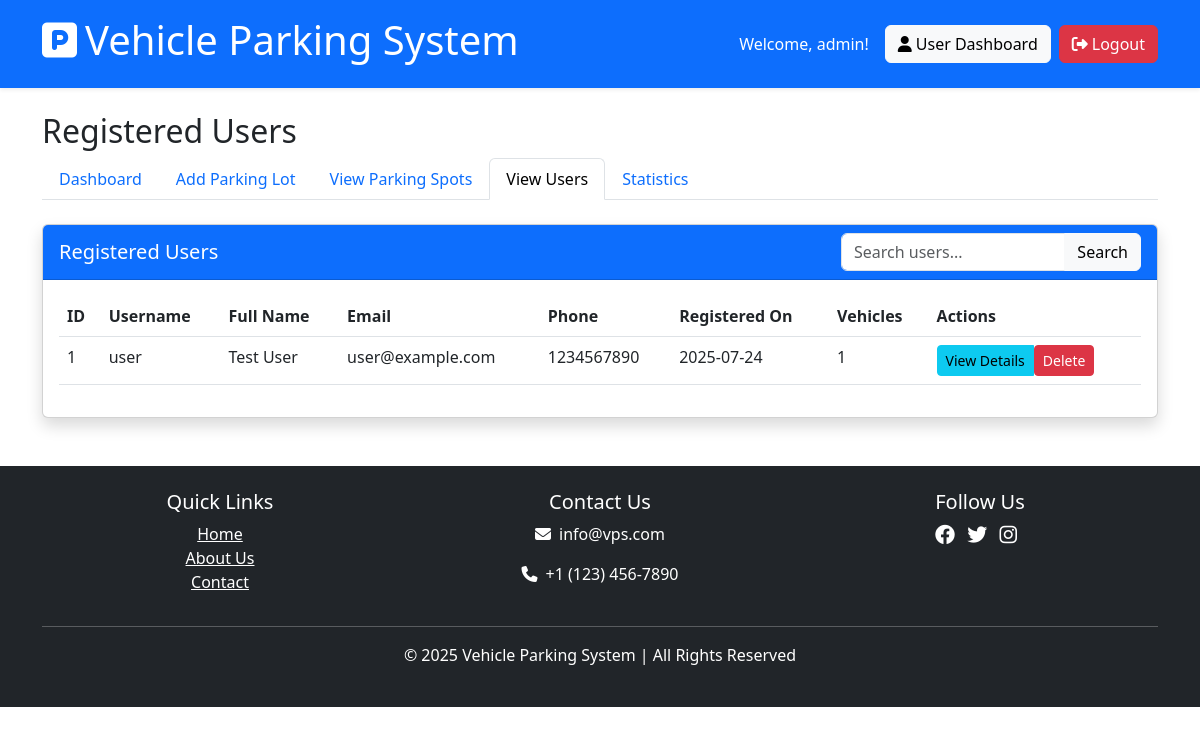
Screenshot of /admin/view_user (signed in) with the database file from the repository.
### models/admin.py (models this page shows, shortened)
class Admin(db.Model, UserMixin):
    id = db.Column(db.Integer, primary_key=True)
    username = db.Column(db.String(100), unique=True, nullable=False)
    password_hash = db.Column(db.String(200), nullable=False)
    @property
    def password(self):
        raise AttributeError('password is not a readable attribute')

### models/user.py (models this page shows, shortened)
class User(db.Model, UserMixin):
    id = db.Column(db.Integer, primary_key=True)
    username = db.Column(db.String(100), unique=True, nullable=False)
    email = db.Column(db.String(120), unique=True, nullable=False)
    password_hash = db.Column(db.String(200), nullable=False)
    first_name = db.Column(db.String(50))
    last_name = db.Column(db.String(50))
    phone = db.Column(db.String(20))
    registered_on = db.Column(db.DateTime, default=lambda: datetime.now(timezone.utc))
    bookings = db.relationship('Booking', backref='user', lazy=True, cascade="all, delete-orphan")
    vehicles = db.relationship('Vehicle', backref='owner', lazy=True, cascade="all, delete-orphan")
    @property
    def password(self):
        raise AttributeError('password is not a readable attribute')

### routes/admin_routes.py (the view)
@admin_bp.route('/view_user')
@login_required
@admin_required
def view_user():
    users = User.query.all()
    return render_template('admin/view_user.html', users=users)

### extensions.py (called while the page is built)
@login_manager.user_loader
def load_user(user_id):
    from models.admin import Admin
    from models.user import User
    admin = Admin.query.get(int(user_id))
    if admin:
        return admin
    return User.query.get(int(user_id))

### routes/admin_routes.py (called while the page is built, shortened)
def admin_required(f):
    @wraps(f)
    def decorated_function(*args, **kwargs):
        if not current_user.is_authenticated:
            flash('Please login to access this page.', 'warning')
            return redirect(url_for('admin.login'))
        return f(*args, **kwargs)
    return decorated_function

### templates/admin/view_user.html (shortened to what this page needs)
{% extends 'shared/base.html' %}
{% block content %}
<div class="row mb-4">
    <div class="col-12">
        <h2>Registered Users</h2>
        <nav>
            <div class="nav nav-tabs" id="nav-tab" role="tablist">
                <a class="nav-link" href="{{ url_for('admin.dashboard') }}">Dashboard</a>
                <a class="nav-link" href="{{ url_for('admin.add_parking_lot') }}">Add Parking Lot</a>
                <a class="nav-link" href="{{ url_for('admin.view_parking_spots') }}">View Parking Spots</a>
                <a class="nav-link active" href="{{ url_for('admin.view_user') }}">View Users</a>
                <a class="nav-link" href="{{ url_for('admin.statistics') }}">Statistics</a>
            </div>
        </nav>
    </div>
</div>
<div class="row">
    <div class="col-12">
        <div class="card shadow">
            <div class="card-header bg-primary text-white d-flex justify-content-between align-items-center">
                <h5 class="card-title mb-0">Registered Users</h5>
                <div class="input-group" style="width: 300px;">
                    <input type="text" id="userSearchInput" class="form-control" placeholder="Search users...">
                    <button class="btn btn-light" type="button" id="searchButton">
                         Search
                    </button>
                </div>
            </div>
            <div class="card-body">
                {% if users %}
                <div class="table-responsive">
                    <table class="table table-hover" id="usersTable">
                        <thead>
                            <tr>
                                <th>ID</th>
                                <th>Username</th>
                                <th>Full Name</th>
                                <th>Email</th>
                                <th>Phone</th>
                                <th>Registered On</th>
                                <th>Vehicles</th>
                                <th>Actions</th>
                            </tr>
                        </thead>
                        <tbody>
                            {% for user in users %}
                            <tr>
                                <td>{{ user.id }}</td>
                                <td>{{ user.username }}</td>
                                <td>{{ user.first_name }} {{ user.last_name }}</td>
                                <td>{{ user.email }}</td>
                                <td>{{ user.phone or 'N/A' }}</td>
                                <td>{{ user.registered_on.strftime('%Y-%m-%d') }}</td>
                                <td>{{ user.vehicles|length }}</td>
                                <td>
                                    <div class="btn-group">
                                        <button type="button" class="btn btn-sm btn-info view-user-btn"
                                                data-bs-toggle="modal" data-bs-target="#viewUserModal"
                                                data-user-id="{{ user.id }}">
                                            View Details
                                        </button>
                                        <form method="POST" action="{{ url_for('admin.delete_user', user_id=user.id) }}"
                                              onsubmit="return confirm('Are you sure you want to delete this user?');">
                                            <button type="submit" class="btn btn-sm btn-danger">Delete</button>
                                        </form>
                                    </div>
                                </td>
                            </tr>
                            {% endfor %}
                        </tbody>
                    </table>
                </div>
                {% else %}
                <div class="alert alert-info">
                    <p>No registered users found.</p>
                </div>
                {% endif %}
            </div>
        </div>
    </div>
</div>
{% endblock %}

### templates/shared/base.html (shortened to what this page needs)
<!DOCTYPE html>
<html lang="en">
<head>
    <link rel="stylesheet" href="{{ url_for('static', filename='css/style.css') }}">
    <link href="https://cdn.jsdelivr.net/npm/bootstrap@5.3.0/dist/css/bootstrap.min.css" rel="stylesheet">
    <link rel="stylesheet" href="https://cdnjs.cloudflare.com/ajax/libs/font-awesome/6.4.0/css/all.min.css">
</head>
<body>
    <header class="bg-primary text-white p-3 shadow-sm">
        <div class="container">
            <div class="d-flex justify-content-between align-items-center">
                <a href="{{ url_for('main.index') }}" class="text-white text-decoration-none">
                    <h1><i class="fas fa-parking me-2"></i>Vehicle Parking System</h1>
                </a>
                <nav class="navbar-nav d-flex flex-row">
                    {% if current_user.is_authenticated %}
                        <div class="d-flex align-items-center">
                            <span class="me-3">Welcome, {{ current_user.username }}!</span>
                            {% if current_user.is_admin %}
                                <a href="{{ url_for('admin.dashboard') }}" class="btn btn-light me-2">
                                    <i class="fas fa-tachometer-alt me-1"></i>Admin Dashboard
                                </a>
                            {% else %}
                                <a href="{{ url_for('user.dashboard') }}" class="btn btn-light me-2">
                                    <i class="fas fa-user me-1"></i>User Dashboard
                                </a>
                            {% endif %}
                            <a href="{{ url_for('auth.logout') }}" class="btn btn-danger">
                                <i class="fas fa-sign-out-alt me-1"></i>Logout
                            </a>
                        </div>
                    {% endif %}
                </nav>
            </div>
        </div>
    </header>
    <div class="container mt-4">
        {% block content %}{% endblock %}
    </div>
    <footer class="mt-5 p-4 bg-dark text-white text-center">
        <div class="container">
            <div class="row">
                <div class="col-md-4">
                    <h5>Quick Links</h5>
                    <ul class="list-unstyled">
                        <li><a href="{{ url_for('main.index') }}" class="text-white">Home</a></li>
                        <li><a href="{{ url_for('main.about') }}" class="text-white">About Us</a></li>
                        <li><a href="{{ url_for('main.contact') }}" class="text-white">Contact</a></li>
                    </ul>
                </div>
                <div class="col-md-4">
                    <h5>Contact Us</h5>
                    <p><i class="fas fa-envelope me-2"></i>info@vps.com</p>
                    <p><i class="fas fa-phone me-2"></i>+1 (123) 456-7890</p>
                </div>
                <div class="col-md-4">
                    <h5>Follow Us</h5>
                    <div class="social-icons">
                        <a href="#" class="text-white me-2"><i class="fab fa-facebook fa-lg"></i></a>
                        <a href="#" class="text-white me-2"><i class="fab fa-twitter fa-lg"></i></a>
                        <a href="#" class="text-white me-2"><i class="fab fa-instagram fa-lg"></i></a>
                    </div>
                </div>
            </div>
            <hr class="my-3">
            <p>&copy; 2025 Vehicle Parking System | All Rights Reserved</p>
        </div>
    </footer>
</body>
</html>

### rows the page displays
Admin: username "admin"
User: id "1", username "user", first_name "Test", last_name "User", email "user@example.com", phone "1234567890", registered_on "2025-07-24", vehicles|length "1"
